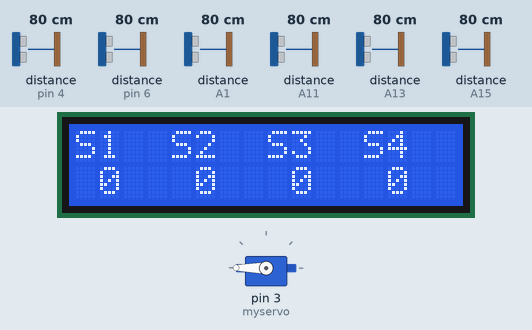
The sketch below on a simulated Arduino Mega 2560, built with avr-gcc and run on an emulated ATmega2560. On the bench: 16×2 character LCD, servo. Wiring (inferred from the names in the program): 6 × ultrasonic range finder: trigger pin 5, echo pin 4 / trigger pin 7, echo pin 6 / trigger A0, echo A1 / trigger A10, echo A11 / trigger A12, echo A13 / trigger A14, echo A15. Inputs (shaded band) come from the test bench; at power-on: distance to the obstacle (sensors on A13, pin 4, pin 6, A1, A11, A15) 80 cm. The echo pulse lasts 58.3 µs per cm; what the sketch prints to the serial monitor is not drawn.

Above: at 3.2 s.
3.3 s: distance to the obstacle (sensor on A13) set to 12 cm
5.3 s: distance to the obstacle (sensor on A13) set to 9 cm
At 7.4 s:
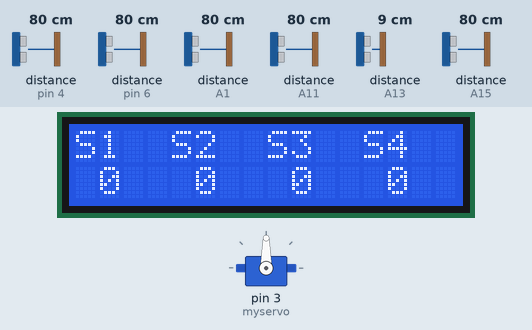
7.7 s: distance to the obstacle (sensor on pin 4) set to 2 cm
At 11.4 s:
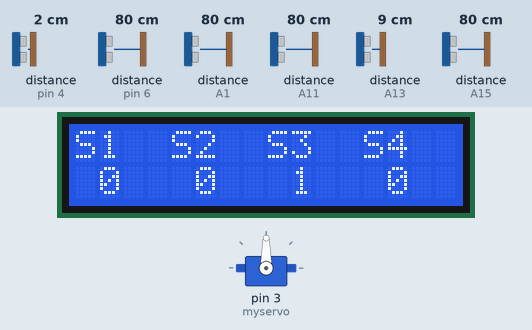
11.7 s: distance to the obstacle (sensor on pin 6) set to 2 cm
At 15.5 s:
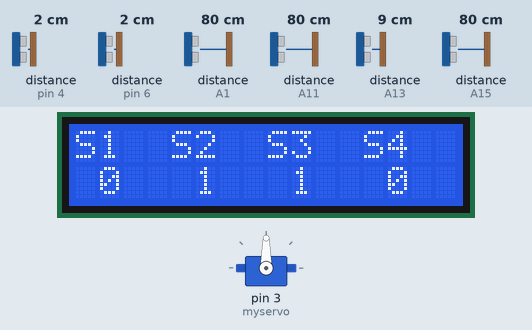
15.8 s: distance to the obstacle (sensor on A1) set to 2 cm
At 19.3 s:
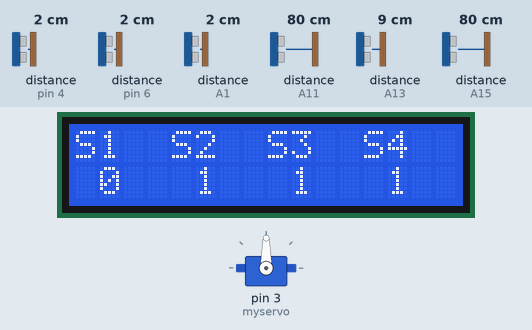
19.8 s: distance to the obstacle (sensor on A11) set to 12 cm
23.5 s: distance to the obstacle (sensor on A11) set to 9 cm
At 26.7 s:
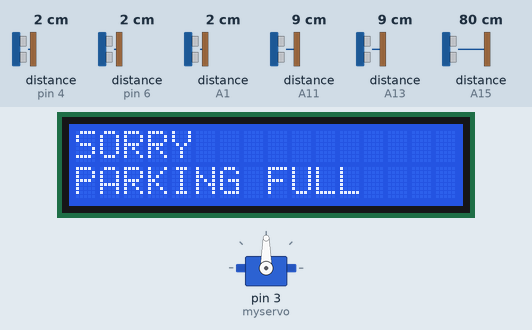
Timing chart, 0 to 28.6 s (numbered marks = the images above; inputs shaded):
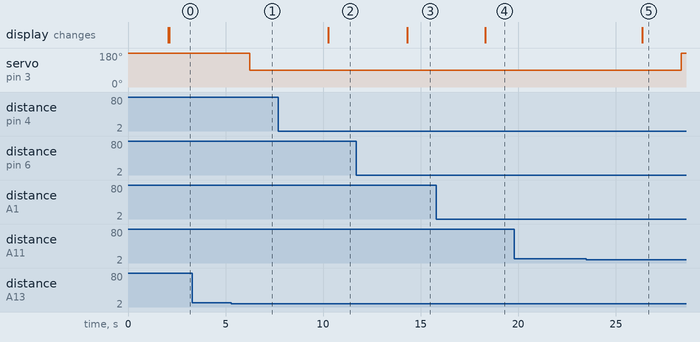

Measured:
- the behaviour switches between 11 and 10 cm on distance to the obstacle (sensor on A13) (found by bisection; images 0 and 1)
- the behaviour switches between 11 and 10 cm on distance to the obstacle (sensor on A11) (found by bisection; images 4 and 5)
- after the input at 3.3 s, every drawn part: stays the same
- after the input at 5.3 s, servo on pin 3 (myservo): 180° → 90° after 0.95 s
- after the input at 7.7 s, the display: changes after 2.6 s (image 2)
- after the input at 11.7 s, the display: changes after 2.6 s (image 3)
- after the input at 15.8 s, the display: changes after 2.5 s (image 4)
- after the input at 19.8 s, every drawn part: stays the same
- after the input at 23.5 s, servo on pin 3 (myservo): 90° → 180° after 4.9 s; the display: changes after 2.9 s (image 5)

The sketch:

Smart_Car_Parking_Using_Web_and_IOT.ino
```cpp
#include <Servo.h>
Servo myservo;

#include <LiquidCrystal.h>
LiquidCrystal lcd(13, 12, 11, 10, 9, 8);

const int trigger_A = A10, echo_A = A11; // Slot 1
const int trigger_B = 7, echo_B = 6;     // Slot 2
const int trigger_C = 5, echo_C = 4;     // Slot 3
const int trigger_D = A0, echo_D = A1;   // Slot 4

const int trigger_IN = A12, echo_IN = A13;  // IN Sensor (Entry)
const int trigger_OUT = A14, echo_OUT = A15; // OUT Sensor (Exit)

long distance_A, distance_B, distance_C, distance_D, distance_IN, distance_OUT;
int S1 = 0, S2 = 0, S3 = 0, S4 = 0;
int totalSlots = 4;
int occupiedSlots = 0;

void setup() {
  Serial.begin(9600);
  lcd.begin(16,2);
  myservo.attach(3);
  myservo.write(180);

  pinMode(trigger_A, OUTPUT);
  pinMode(echo_A, INPUT);
  pinMode(trigger_B, OUTPUT);
  pinMode(echo_B, INPUT);
  pinMode(trigger_C, OUTPUT);
  pinMode(echo_C, INPUT);
  pinMode(trigger_D, OUTPUT);
  pinMode(echo_D, INPUT);

  pinMode(trigger_IN, OUTPUT);
  pinMode(echo_IN, INPUT);
  pinMode(trigger_OUT, OUTPUT);
  pinMode(echo_OUT, INPUT);

  lcd.setCursor(0, 0);
  lcd.print("  Car Parking  ");
  lcd.setCursor(0, 1);
  lcd.print("    System     ");
  delay(2000);
  lcd.clear();
}

long check_distance(int triggerPin, int echoPin) {
  digitalWrite(triggerPin, LOW);
  delayMicroseconds(2);
  digitalWrite(triggerPin, HIGH);
  delayMicroseconds(10);
  digitalWrite(triggerPin, LOW);
  return pulseIn(echoPin, HIGH, 30000) / 29 / 2;
}

void loop() {
  distance_A = check_distance(trigger_A, echo_A);
  distance_B = check_distance(trigger_B, echo_B);
  distance_C = check_distance(trigger_C, echo_C);
  distance_D = check_distance(trigger_D, echo_D);
  distance_IN = check_distance(trigger_IN, echo_IN);
  distance_OUT = check_distance(trigger_OUT, echo_OUT);

  S1 = (distance_A < 10) ? 1 : 0;
  S2 = (distance_B < 10) ? 1 : 0;
  S3 = (distance_C < 10) ? 1 : 0;
  S4 = (distance_D < 10) ? 1 : 0;

  occupiedSlots = S1 + S2 + S3 + S4;
  int availableSlots = totalSlots - occupiedSlots;

  lcd.clear();
  lcd.setCursor(0, 0);
  lcd.print("S1  S2  S3  S4");
  lcd.setCursor(0, 1);
  lcd.print(" ");
  lcd.print(S1);
  lcd.print("   ");
  lcd.print(S2);
  lcd.print("   ");
  lcd.print(S3);
  lcd.print("   ");
  lcd.print(S4);


  Serial.print(S1);
  Serial.println("!");
  Serial.print(S2);
  Serial.println("@");
  Serial.print(S3);
  Serial.println("#");
  Serial.print(S4);
  Serial.println("$");

//  Serial.print("Available Slots: ");
//  Serial.println(availableSlots);

  // जब पार्किंग फुल हो और कोई एंट्री करे तो LCD पर "SORRY PARKING FULL" दिखाएं
  if (availableSlots == 0 && distance_IN < 10) {
    lcd.clear();
    lcd.setCursor(0, 0);
    lcd.print("SORRY");
    lcd.setCursor(0, 1);
    lcd.print("PARKING FULL");
    //Serial.println("SORRY PARKING FULL");
    delay(2000);
  }

  if (distance_IN < 10 && availableSlots > 0) {
    myservo.write(90);  // Open gate
    //Serial.println("Gate Opened for Entry!");
    delay(3000);
  } else if (distance_OUT < 10) {
    myservo.write(90);  // Open gate
    //Serial.println("Gate Opened for Exit!");
    delay(3000);
  } else {
    myservo.write(180);
  }

  delay(1000);
}
```
